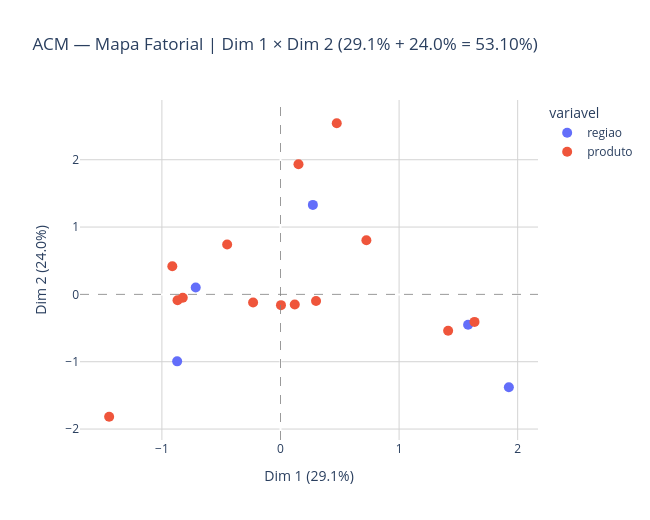

Notebook cell for this chart:
### Code cell
# ── 5. Mapa fatorial — (Dim1×Dim2) ────────────────────────────────
# Cobre 53.10% da inércia total corrigida.
# O modelo foi ajustado com todas as variáveis (regiao, estado, produto, ano),
# mas a visualização filtra apenas regiao e produto para facilitar a leitura.
# Ano e estado continuam influenciando as coordenadas — apenas não são plotados.

variaveis_labels = []
for var in variaveis_acm:
    categorias = df_acm[var].unique()
    variaveis_labels.extend([var] * len(categorias))

coords_retidas['variavel'] = variaveis_labels

# Remove o prefixo "variavel__" do índice — a cor já identifica a variável
coords_retidas.index = [
    idx.split('__')[-1] if '__' in idx else idx
    for idx in coords_retidas.index
]

# Exibe rótulo apenas para categorias distantes da origem (mais discriminantes)
# Ajuste o limiar conforme necessário para reduzir sobreposição
limiar_rotulo = 0.5

coords_retidas['rotulo'] = [
    label if abs(row['Dim 1']) > limiar_rotulo or abs(row['Dim 2']) > limiar_rotulo else ''
    for label, row in coords_retidas.iterrows()
]

# Filtra apenas as variáveis de interesse para o mapa
# O modelo continua usando todas as variáveis — apenas a visualização é filtrada
variaveis_plot = ['regiao', 'produto']
coords_retidas_plot = coords_retidas[coords_retidas['variavel'].isin(variaveis_plot)]

fig = px.scatter(
    coords_retidas_plot,
    x='Dim 1',
    y='Dim 2',
    color='variavel',
    hover_name=coords_retidas_plot.index,
    title=f'ACM — Mapa Fatorial | Dim 1 × Dim 2 '
          f'({acm.percentage_of_variance_[0]:.1f}% + '
          f'{acm.percentage_of_variance_[1]:.1f}% = 53.10%)',
    labels={'Dim 1': f'Dim 1 ({acm.percentage_of_variance_[0]:.1f}%)',
            'Dim 2': f'Dim 2 ({acm.percentage_of_variance_[1]:.1f}%)'},
    width=650,
    height=520
)

fig.update_traces(
    marker=dict(size=10)
)

fig.add_hline(y=0, line_dash='dash', line_color='gray', line_width=0.8)
fig.add_vline(x=0, line_dash='dash', line_color='gray', line_width=0.8)
fig.update_layout(
    plot_bgcolor='white',
    xaxis=dict(showgrid=True, gridcolor='lightgray'),
    yaxis=dict(showgrid=True, gridcolor='lightgray')
)

fig.show()
pio.write_html(fig, '../outputs/acm_mapa1_dim1_dim2.html')

### Figure 1 — Plotly figure (JSON) as saved in the notebook; plotly's stock layout.template omitted (floating-point values rounded to 4 significant figures)
{"data": [{"hovertemplate": "<b>%{hovertext}</b><br><br>variavel=regiao<br>Dim 1 (29.1%)=%{x}<br>Dim 2 (24.0%)=%{y}<extra></extra>", "hovertext": ["centro oeste", "nordeste", "norte", "sudeste", "sul"], "legendgroup": "regiao", "marker": {"color": "#636efa", "size": 10, "symbol": "circle"}, "mode": "markers", "name": "regiao", "orientation": "v", "showlegend": true, "type": "scatter", "x": [0.2729, 1.582, 1.926, -0.715, -0.8714], "xaxis": "x", "y": [1.329, -0.4498, -1.38, 0.1033, -0.9946], "yaxis": "y"}, {"hovertemplate": "<b>%{hovertext}</b><br><br>variavel=produto<br>Dim 1 (29.1%)=%{x}<br>Dim 2 (24.0%)=%{y}<extra></extra>", "hovertext": ["acido graxo de oleo de palma / dende", "acido graxo de oleo de soja", "gordura bovina", "gordura de frango", "gordura de porco", "oleo de algodao (gossypium hirsut)", "oleo de colza/canola (bressica campestris)", "oleo de fritura usado", "oleo de girassol (hellanthus annus)", "oleo de milho", "oleo de palma/dende (elaeis guineensis ou elaeis o", "oleo de palmiste", "oleo de soja (glycine max)", "outros materiais graxos"], "legendgroup": "produto", "marker": {"color": "#EF553B", "size": 10, "symbol": "circle"}, "mode": "markers", "name": "produto", "orientation": "v", "showlegend": true, "type": "scatter", "x": [-0.9122, 0.1517, 0.2998, -0.8242, -0.8683, 0.7243, -1.445, -0.231, 0.4744, -0.4498, 1.636, 1.414, 0.1203, 0.004027], "xaxis": "x", "y": [0.4186, 1.932, -0.0972, -0.05024, -0.08791, 0.804, -1.817, -0.1196, 2.542, 0.7401, -0.4084, -0.5405, -0.15, -0.1597], "yaxis": "y"}], "layout": {"height": 520, "legend": {"title": {"text": "variavel"}, "tracegroupgap": 0}, "plot_bgcolor": "white", "shapes": [{"line": {"color": "gray", "dash": "dash", "width": 0.8}, "type": "line", "x0": 0, "x1": 1, "xref": "x domain", "y0": 0, "y1": 0, "yref": "y"}, {"line": {"color": "gray", "dash": "dash", "width": 0.8}, "type": "line", "x0": 0, "x1": 0, "xref": "x", "y0": 0, "y1": 1, "yref": "y domain"}], "title": {"text": "ACM — Mapa Fatorial | Dim 1 × Dim 2 (29.1% + 24.0% = 53.10%)"}, "width": 650, "xaxis": {"anchor": "y", "domain": [0, 1], "gridcolor": "lightgray", "showgrid": true, "title": {"text": "Dim 1 (29.1%)"}}, "yaxis": {"anchor": "x", "domain": [0, 1], "gridcolor": "lightgray", "showgrid": true, "title": {"text": "Dim 2 (24.0%)"}}}}
